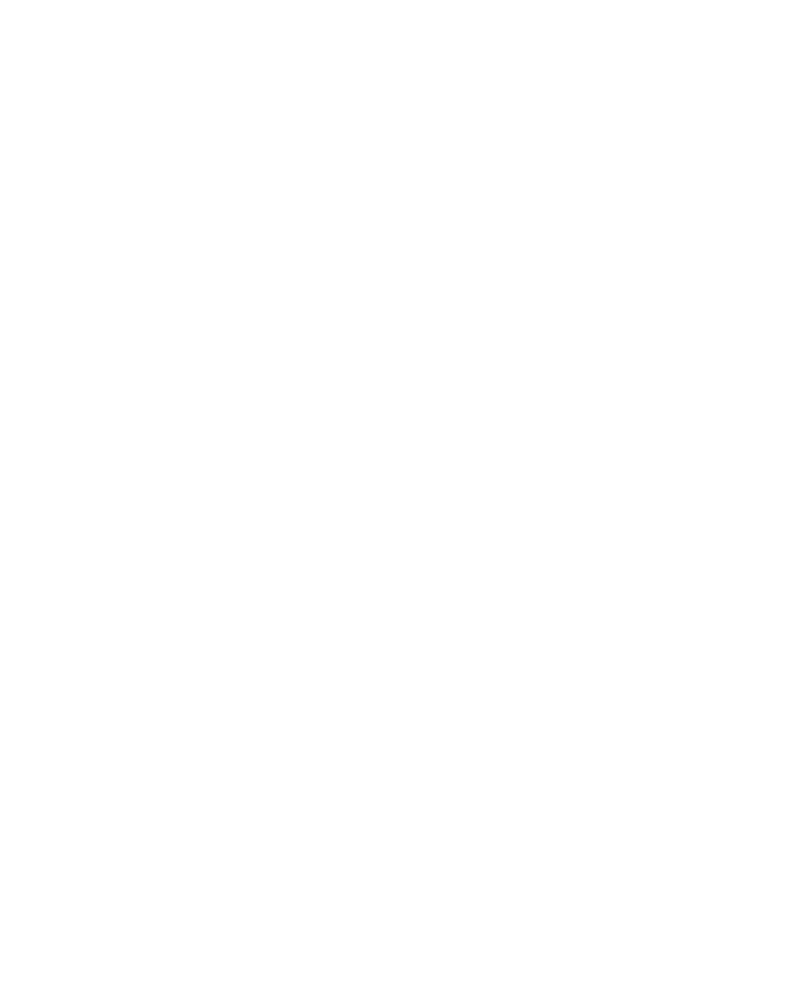
Frame 1 (no input)
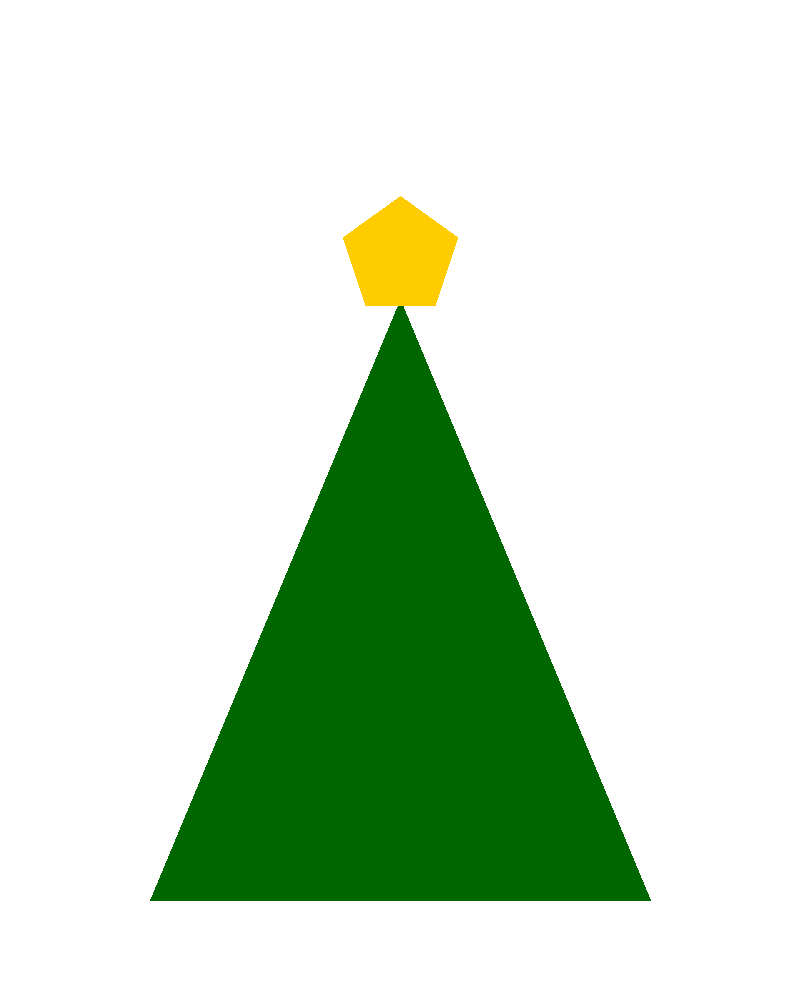
Frame 60 (the mouse pressed at the canvas centre just before this capture)
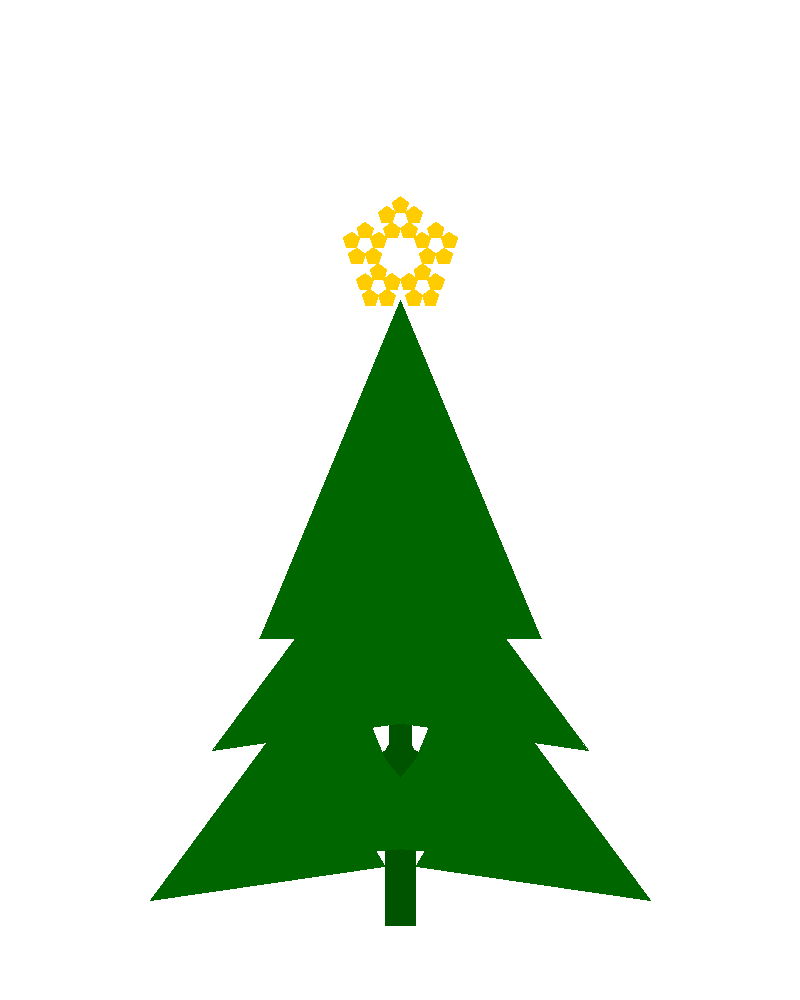
Frame 120 (the mouse held since frame 60 and released just before this capture)

The Processing sketch that drew these frames (run headless with seeded random() and noise(); from frame 60 on, the mouse is pressed at the canvas centre):

// Processing sketch: main
// ── main.pde
int i = -1;
int iterations = 10;
color bg = #ffffff;

Tree tree = new Tree();
Sierpinski star = new Sierpinski();
Koch[] balls = {};
PVector[] locations = {};
color[] colors = {#ffcc00, #ff0000, #66ffff, #ff66ff};

float thTree = 2 * atan(tree.w / (2 * tree.h)); // angle of treetop
int nBalls = 5; // number of balls per iteration

void setup() {
  size(800, 1000);
  background(bg);
  noSmooth();
  
  float rth = atan(sin(thTree) / (cos(thTree) + 1));
  float dth = rth / nBalls;
  float d = tree.h;
  float r = 2 * d * cos(rth);
  
  for (int i = 0; i < iterations/2; i++) {
    for (int j = 0; j < nBalls; j += 1) {
      float th = rth - (j + 0.6) * dth;
      float x = r * cos(th) - d - 30;
      float y = r * sin(th);
      balls = (Koch[])append(balls, new Koch(colors[(i * nBalls + j) % colors.length]));
      locations = (PVector[])append(locations, new PVector(x, y));
    }
  }
}

void draw() {
  if (frameCount % 40 == 0) {
    translate(400, 900);
    i += 1;
    if (i <= iterations) {
      background(bg);
      tree.draw(0, 1);
      
      translate(0, -644);
      star.draw(1);

      tree.branch();
      if (i < 7) {
        star.branch();
      }
    } else {   
      translate(0, -tree.h); // to the top of the tree
      rotate(-thTree / 2 + HALF_PI); // one side of the tree is now the x-axis

      for (int i = 0; i < balls.length; i += 1) {
        pushMatrix();
        translate(locations[i].x, locations[i].y);
        balls[i].draw(1);
        balls[i].branch();
        popMatrix();
        if ((i+1) % nBalls == 0) {
          scale(sq(tree.bsf));
        }
      }
   
      if (i > iterations + 5) {
        noLoop();
      }
    }
    save("frame" + i + ".png");
  }
}
// ── koch.pde
class Koch {
  color c;
  boolean leaf = true;
  float dth = PI/3;
  float sf = 1/3f; // scaling factor
  float r = 30; // radius of circle circumscribing a triangle 
  float b = r * sqrt(3); // base of triangle
  float d = r / 2 * (1 + sf); // distance to move triangles out
  
  Koch[] flakes;
  
  Koch(color col) {
    c = col;
  }
  
  void branch() {
    if (leaf) {
      Koch[] leaves = {
        new Koch(c),
        new Koch(c),
        new Koch(c),
        new Koch(c),
        new Koch(c),
        new Koch(c)
      };
      flakes = leaves;
      leaf = false;
    } else {
      for (Koch flake: flakes) {
        flake.branch();
      }
    }
  }
  
  void draw(float s) {
    scale(s);
    if (leaf) {
      stroke(c);
      fill(c);
      triangle(-b/2, r/2, 0, -r, b/2, r/2);  
    } else {
      pushMatrix();
      for (Koch flake: flakes) {
        rotate(dth);
        pushMatrix();
        translate(0, d);
        rotate(PI);
        flake.draw(sf);
        popMatrix();
      }
      popMatrix();
      //rotate(PI);
    }
  }
  
}
// ── sierpinski.pde
class Sierpinski {
  boolean leaf = true;
  color c = #ffcc00;
  float dth = TWO_PI/5;
  float g = radians(108);
  float sf = (3 - sqrt(5)) / 2; // scaling factor, http://ecademy.agnesscott.edu/~lriddle/ifs/pentagon/pentagon.htm
  float r = 60; // radius of circumscribing circle 
  float d = r * (1 - sf); // distance to move pentagons out
  
  Sierpinski[] pentagons;
  
  void branch() {
    if (leaf) {
      Sierpinski[] leaves = {
        new Sierpinski(),
        new Sierpinski(),
        new Sierpinski(),
        new Sierpinski(),
        new Sierpinski()
      };
      pentagons = leaves;
      leaf = false;
    } else {
      for (Sierpinski pentagon: pentagons) {
        pentagon.branch();
      }
    }
  }
  
  void draw(float s) {
    scale(s);
    if (leaf) {
      stroke(c);
      fill(c);
      rotate(-HALF_PI);
      pentagon();  
      rotate(HALF_PI);
    } else {
      pushMatrix();
      rotate(PI);
      for (Sierpinski pentagon: pentagons) {
        rotate(dth);
        pushMatrix();
        translate(0, d);
        rotate(g);
        pentagon.draw(sf);
        popMatrix();
      }
      popMatrix();
    }
  }

  void pentagon() {
    beginShape();
    for (float th = 0; th < TWO_PI; th += dth) {
      vertex(cos(th) * r, sin(th) * r);
    }
    endShape(CLOSE);
  }

}
// ── tree.pde
class Tree {
  color c = #006600;
  color tr = #005400;
  boolean leaf = true;
  Tree trunk;
  Tree left;
  Tree right;
  
  float h = 600;
  float w = 500;
  float step = 0.3 * w;
  float padding = -10;
  float dth = atan(2 * step / w) + HALF_PI; // leaf angle
  float bsf = 1 - step / h; // scaling factor for trunk/branches
  float lsf = sqrt(sq(w/2) + sq(step)) / h; // scaling factor for leaves
  float d = step + 10; // distance between branches 
  
  void branch() {
    if (leaf) {
      leaf = false;
      trunk = new Tree();
      left = new Tree();
      right = new Tree();
    } else {
      trunk.branch();
      left.branch();
      right.branch();
    }
  }
  
  void draw(float th, float s) {
    pushMatrix();
    rotate(th);
    scale(s);
    if (leaf) {
      stroke(c);
      fill(c);
      triangle(-w/2, 0, 0, -h, w/2, 0);
    } else {
      translate(0, -(d + padding));
      trunk.draw(0, bsf);
      stroke(tr);
      fill(tr);
      rect(-15, 15, 30, 160);
      left.draw(dth, lsf);
      right.draw(-dth, lsf);
    }
    popMatrix();
  }
}
